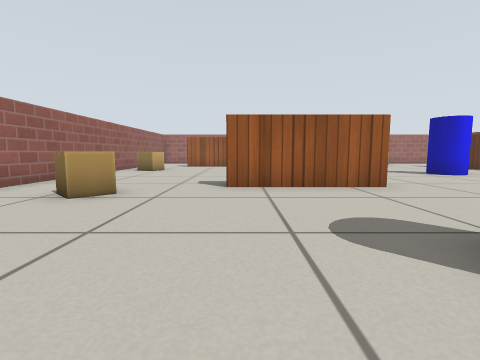
View 1 (above)

20 first-person views from a walk through a world built for the Gazebo simulator. The camera is 0.39 m above the floor, tilts 6° down and sees 85° across. The floor is counted in squares, 0.5 m on a side. Each view is taken from the middle of a square. On the plan, view 1 faces up. The plan holds only what a view shows up to about 10 squares ahead; the rest is blank. Gazebo's built-in surfaces are drawn with simple patterns.

View 2
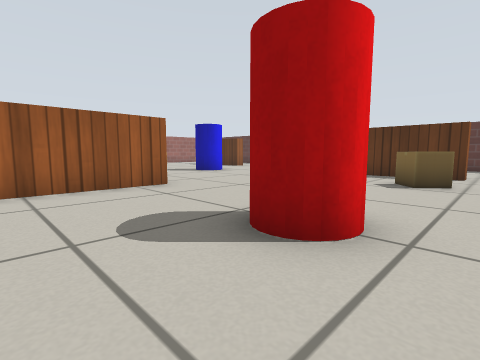

View 3
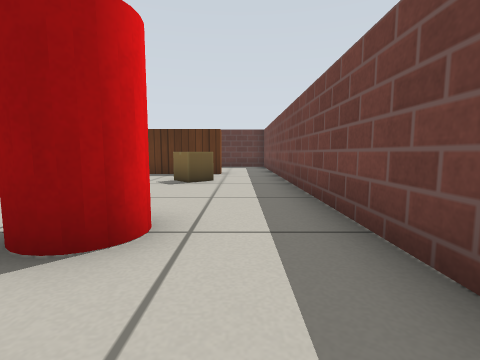

View 4
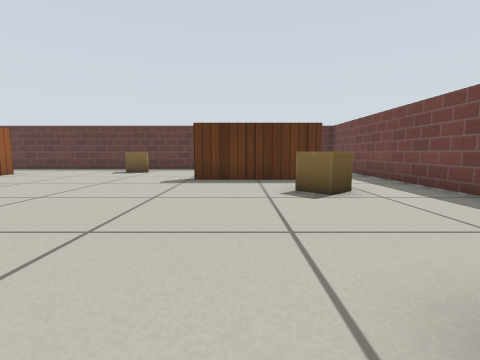

View 5
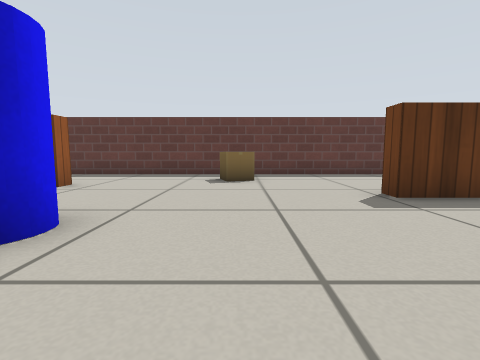

View 6
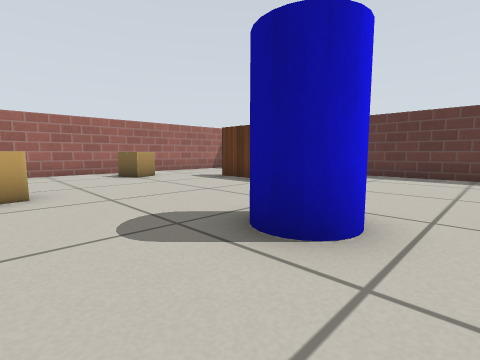

View 7
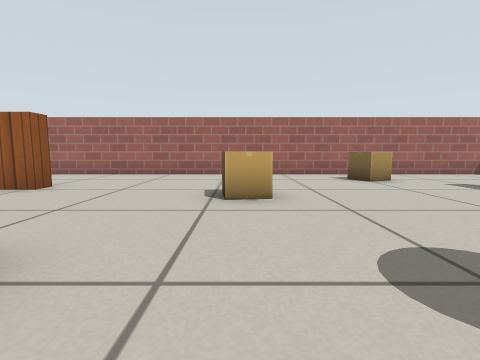

View 8
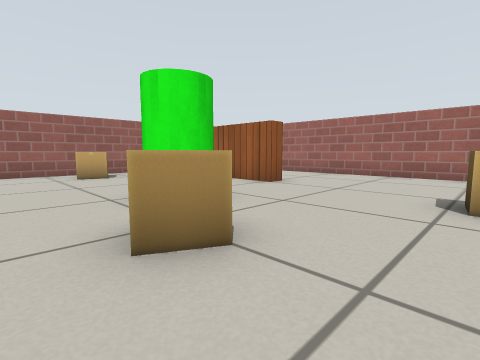

View 9
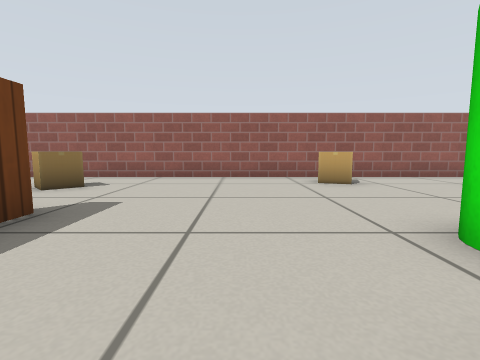

View 10
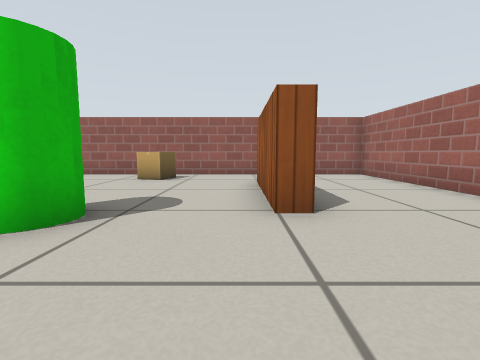

View 11
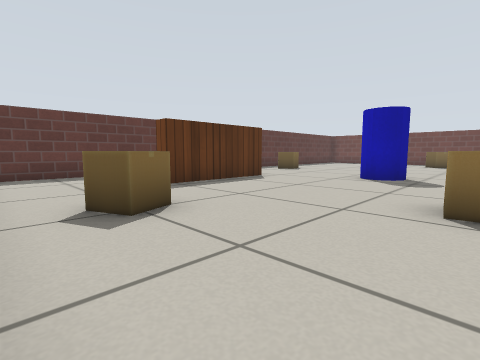

View 12
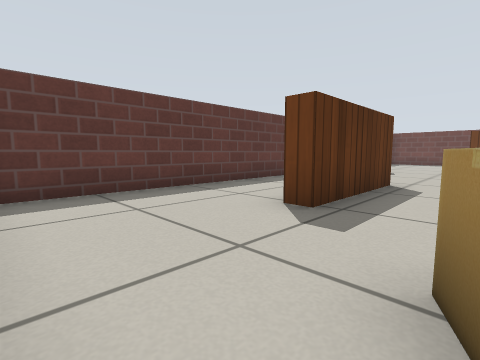

View 13
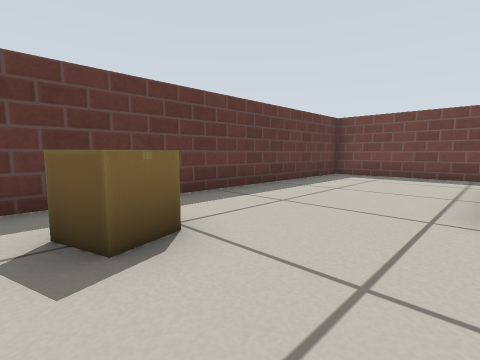

View 14
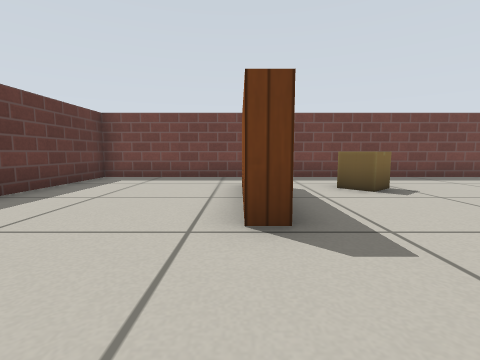

View 15
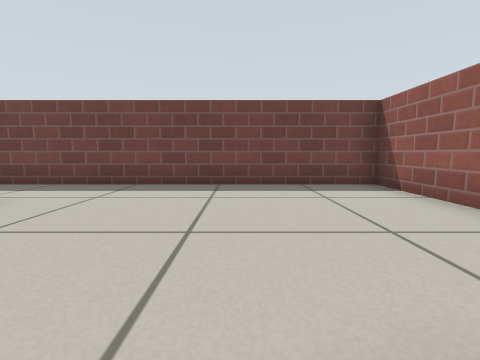

View 16
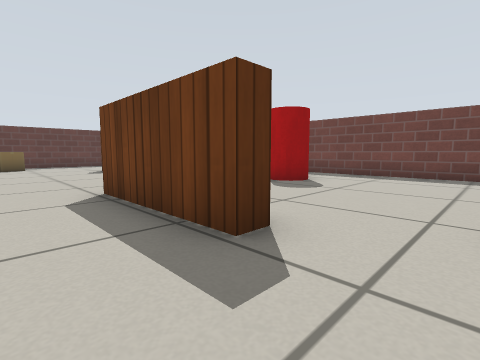

View 17
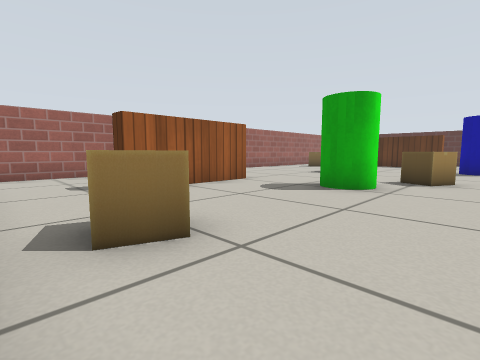

View 18
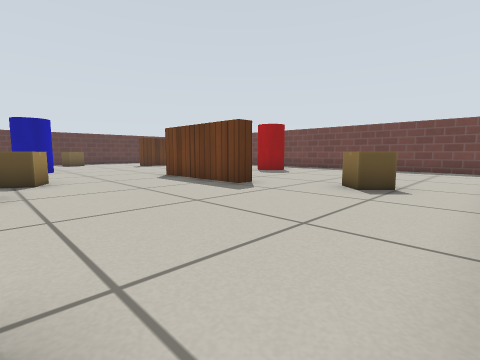

View 19
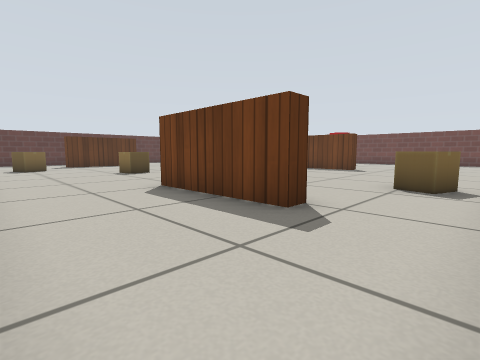

View 20
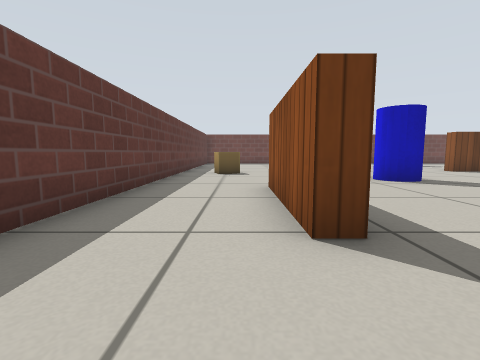

### Floor plan
Points are (right, up) in squares from view 1. A wall is a line through its corners. A room is listed if a view was taken in it or the views show most of it. See-through windows are left out.
Room 1 (views 1, 2, 3, 4, 5, 6, 7, 8, 9, 10, 11, 12, 13, 14, 15, 16, 17, 18, 19, 20)
walls: (3.4, 5.8) (-0.3, 5.8) (-0.3, 6.3) (3.4, 6.3); (0.7, 14.4) (-2.9, 14.4) (-2.9, 14.9) (0.7, 14.9) (0.7, 14.4); (10.8, 11.1) (10.8, 14.7) (11.3, 14.7) (11.3, 11.1) (10.8, 11.1); (9.9, 4) (9.9, 2.8); (10, 0.7) (9.5, 0.7) (9.5, 4.3) (10, 4.3); (13.5, 18.3) (-5.3, 18.3) (-5.3, -1.3) (14.3, -1.3) (14.3, 17.9)
objects: cardboard box (-4, 11) to (-4, 12); cardboard box (-3, 5); green cylinder (1, 11) to (1, 12); red cylinder (2, 1) to (3, 2); cardboard box (3, 10) to (3, 11); cardboard box (5, 14); cardboard box (7, 1) to (8, 2); blue cylinder (7, 9) to (8, 10); cardboard box (8, 16) to (9, 17); cardboard box (12, 7) to (13, 7)

Positions as (right, up) in squares from view 1, and headings:
1: (0, 0), facing up
2: (0, 0), facing up-right
3: (0, 0), facing right
4: (2, 3), facing right
5: (5, 7), facing right
6: (5, 8), facing up-right
7: (5, 9), facing up
8: (5, 9), facing up-left
9: (3, 9), facing left
10: (4, 14), facing left
11: (5, 18), facing down-right
12: (9, 18), facing down-right
13: (10, 8), facing down-right
14: (10, 7), facing down
15: (-2, 5), facing down
16: (-2, 8), facing down-right
17: (-5, 9), facing up-right
18: (-5, 11), facing down-right
19: (-5, 18), facing down-right
20: (12, 17), facing down
